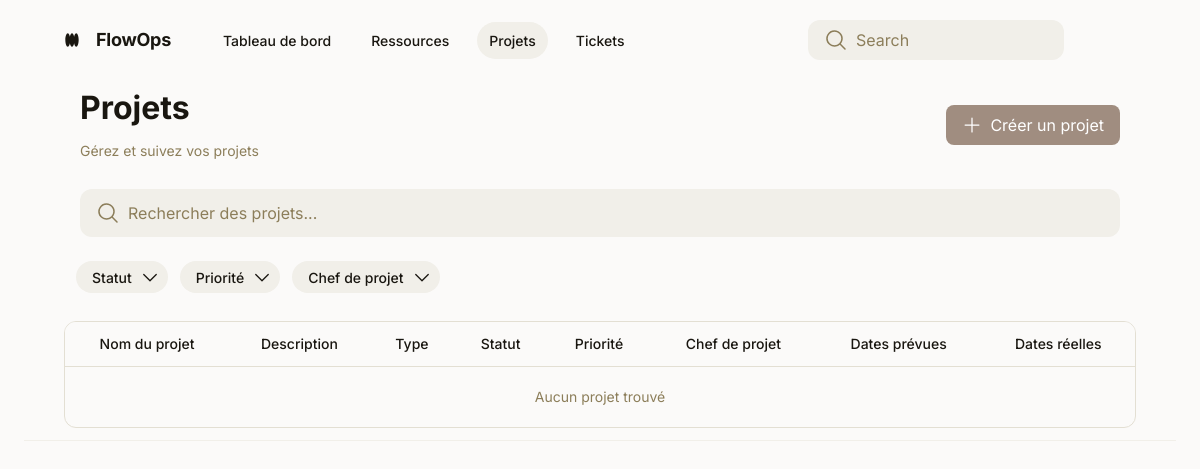
Before: /projects/ (signed in) with the older database file.
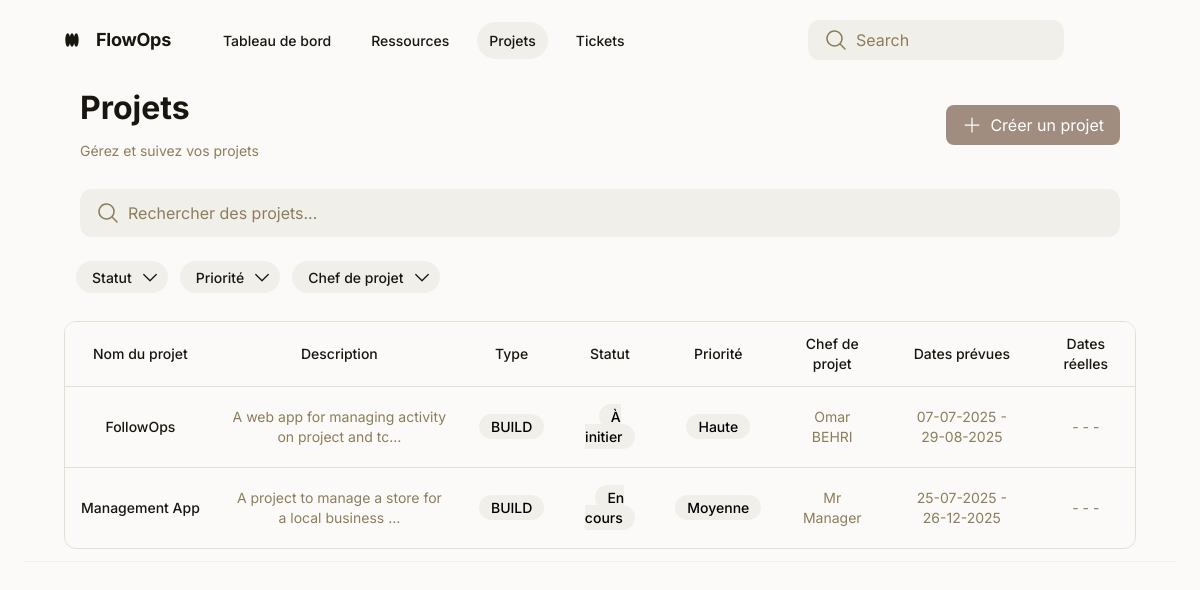
After: the same page with the newer database file.
### projects/models.py (models this page shows)
class Project(models.Model):
    title = models.CharField(max_length=200, verbose_name="Intitulé")
    description = models.TextField(verbose_name="Description détailée")
    type = models.CharField(max_length=20, choices=[
        ('BUILD', 'Projet (BUILD)'),
        ('RUN', 'RUN'),
    ], verbose_name="Type de projet")
    status = models.CharField(max_length=20, choices=[
        ('À initier', 'To init'),
        ('En cours', 'In progress'),
        ('Terminé', 'Finished'),
        ('Suspendu', 'Suspended'),
        ('Annulé', 'Cancelled'),
    ], verbose_name="Statut")
    priority = models.CharField(max_length=20, choices=[
        ('Basse', 'Low'),
        ('Moyenne', 'Medium'),
        ('Haute', 'High'),
        ('Critique', 'Critical'),
    ], verbose_name="Priorité")
    project_manager = models.ForeignKey('ressources.Ressource', on_delete=models.SET_NULL, null=True, blank=True, related_name='project_manager', verbose_name="Chef de projet")
    expected_start_date = models.DateField(verbose_name="Date de début prévue")
    expected_end_date = models.DateField(verbose_name="Date de fin prévue")
    start_date = models.DateField(null=True, blank=True, verbose_name="Date de début réelle")
    end_date = models.DateField(null=True, blank=True, verbose_name="Date de fin réelle")
    members = models.ManyToManyField('ressources.Ressource', related_name='members', verbose_name="Membres du projet")
    estimated_charges = models.IntegerField(verbose_name="Charges estimées (en jours ou heures)")
    progress = models.IntegerField(verbose_name="Avancement (%)")
    tags = models.ManyToManyField('Tag', related_name='projects', verbose_name="Tags ou categories")
    comments = models.ManyToManyField('CommentProject', related_name="project_comments", verbose_name="Commentaires", blank=True)
    created_at = models.DateTimeField(auto_now_add=True)
    updated_at = models.DateTimeField(auto_now=True)

### ressources/models.py (models this page shows)
class Ressource(AbstractUser):
    first_name = models.CharField(max_length=200)
    last_name = models.CharField(max_length=200)
    role = models.CharField(max_length=200)
    skills = models.TextField(blank=True)
    availability_rate = models.IntegerField(null=True, blank=True)
    manager = models.ForeignKey('self', on_delete=models.CASCADE, null=True, blank=True)
    status = models.CharField(max_length=200, choices=[
        ('Stagiaire', 'Stagiaire'),
        ('CDI', 'CDI'),
        ('Prestataire', 'Prestataire'),
        ('Alternant', 'Alternant'),
        ('CDD', 'CDD'),
        ('Autre', 'Autre')
    ])
    appRole = models.CharField(max_length=200, choices=[
        ('ADMIN', 'ADMIN'),
        ('MANAGER', 'MANAGER'),
        ('USER', 'USER')
    ])
    phone_number = models.CharField(max_length=20)
    entry_date = models.DateField(null=True, blank=True)
    location = models.CharField(max_length=200, null=True, blank=True)
    created_at = models.DateTimeField(auto_now_add=True)
    updated_at = models.DateTimeField(auto_now=True)
    email = models.EmailField(unique=True)
    password = models.CharField(max_length=200)
    USERNAME_FIELD = 'email'
    REQUIRED_FIELDS = ['username', 'first_name', 'last_name', 'role', 'status']
    def __str__(self):
        return f"{self.first_name} {self.last_name}"

### projects/views.py (the view)
# urls.py: path('projects/', include('projects.urls')),
@login_required
def projects(request):
    user = request.user
    if user.appRole == 'ADMIN':
        projects = Project.objects.all()
    elif user.appRole == 'MANAGER':
        projects = Project.objects.filter(project_manager=user)
    else:
        projects = Project.objects.filter(members=user)
    status_filter = request.GET.get('status')
    priority_filter = request.GET.get('priority')
    project_manager_filter = request.GET.get('project_manager')
    if status_filter:
        projects = projects.filter(status=status_filter)
    if priority_filter:
        projects = projects.filter(priority=priority_filter)
    if project_manager_filter:
        projects = projects.filter(project_manager=project_manager_filter)
    status_choices = Project._meta.get_field('status').choices
    priority_choices = Project._meta.get_field('priority').choices
    project_managers = Ressource.objects.filter(appRole__in=['ADMIN', 'MANAGER'])
    can_create_project = user.appRole in ['ADMIN', 'MANAGER']
    return render(request, 'projects.html', {
        'projects': projects,
        'can_create_project': can_create_project,
        'status_choices': status_choices,
        'priority_choices': priority_choices,
        'project_managers': project_managers,
        'current_status': status_filter,
        'current_priority': priority_filter,
        'current_project_manager': project_manager_filter
    })

### projects/templates/projects.html (shortened to what this page needs)
<!DOCTYPE html>
<html lang="fr">
<head>
  <script src="https://cdn.tailwindcss.com?plugins=forms,container-queries"></script>
</head>
<body class="relative flex size-full min-h-screen flex-col bg-[#fbfaf9] group/design-root overflow-x-hidden font-['Inter','Noto_Sans',sans-serif]">
  <div class="layout-container flex h-full grow flex-col">
    <div class="w-full px-6 py-2">
      <main class="layout-content-container flex flex-col max-w-full w-full flex-1">
        <header class="flex flex-col border-b border-solid border-b-[#f1efe9] px-10 py-3">
          <div class="flex items-center justify-between whitespace-nowrap pb-3">
            <div class="flex items-center gap-4 text-[#191610] flex-1">
              <div class="size-4">
              </div>
              <h2 class="text-lg font-bold leading-tight tracking-[-0.015em] mr-6">FlowOps</h2>
              <nav class="flex items-center gap-4">
                <a href="/dashboard/" class="nav-link">Tableau de bord</a>
                <a href="/ressources/" class="nav-link">Ressources</a>
                <a href="/projects/" class="nav-link nav-link-active">Projets</a>
                <a href="/tickets/" class="nav-link">Tickets</a>
              </nav>
            </div>
            <div class="flex items-center gap-8">
              <label class="flex flex-col min-w-40 !h-10 max-w-64">
                <div class="flex w-full flex-1 items-stretch rounded-xl h-full">
                  <div class="text-[#8c7e5a] flex border-none bg-[#f1efe9] items-center justify-center pl-4 rounded-l-xl border-r-0">
                    <svg xmlns="http://www.w3.org/2000/svg" width="24px" height="24px" fill="currentColor" viewBox="0 0 256 256"><path d="M229.66,218.34l-50.07-50.06a88.11,88.11,0,1,0-11.31,11.31l50.06,50.07a8,8,0,0,0,11.32-11.32ZM40,112a72,72,0,1,1,72,72A72.08,72.08,0,0,1,40,112Z"></path></svg>
                  </div>
                  <input type="search" placeholder="Search" class="form-input flex w-full min-w-0 flex-1 resize-none overflow-hidden rounded-xl text-[#191610] focus:outline-0 focus:ring-0 border-none bg-[#f1efe9] focus:border-none h-full placeholder:text-[#8c7e5a] px-4 rounded-l-none border-l-0 pl-2 text-base font-normal leading-normal">
                </div>
              </label>
              <div class="bg-center bg-no-repeat aspect-square bg-cover rounded-full size-10" style='background-image: url("https://lh3.googleusercontent.com/aida-public/AB6AXuCClaZNla2VNHXuP4EEYYlG4LkZLwYibWSxw8yzb3jGydK81D_AXUYkIFyinil-dc9nLIixSFYOYTnTHhPAgW7Rgol2xKBCRitPsQZieVpCouNpxeaDA1OI7g0YrTegaV3O8LYbFYa020XTuVl2BUh_ogXINAaMYgvy-Qf1gW_EwpSjARgbbgSpHrUHu2-NSkSyN6Hsnj4AV2VMoOKK1uqlaP9nCYh3DoUd0lAswDohEnIfDQFAkaDKUBLhl05fMAHKUp8zap8Bqv4")'></div>
            </div>
          </div>
        <div class="flex flex-wrap justify-between gap-3 p-4">
          <div class="flex min-w-72 flex-col gap-3">
            <p class="text-[#191610] tracking-light text-[32px] font-bold leading-tight">Projets</p>
            <p class="text-[#8c7e5a] text-sm font-normal leading-normal">Gérez et suivez vos projets</p>
          </div>
          {% if can_create_project %}
          <div class="flex items-center">
            <a href="{% url 'create_project' %}" class="flex items-center justify-center gap-2 rounded-lg bg-[#A08D80] px-4 py-2 text-white hover:bg-[#8a7a6e] transition-colors">
              <svg xmlns="http://www.w3.org/2000/svg" width="20" height="20" fill="currentColor" viewBox="0 0 256 256"><path d="M224,128a8,8,0,0,1-8,8H136v80a8,8,0,0,1-16,0V136H40a8,8,0,0,1,0-16h80V40a8,8,0,0,1,16,0v80h80A8,8,0,0,1,224,128Z"></path></svg>
              Créer un projet
            </a>
          </div>
          {% endif %}
        </div>
        <div class="px-4 py-3">
          <label class="flex flex-col min-w-40 h-12 w-full">
            <div class="flex w-full flex-1 items-stretch rounded-xl h-full">
              <div class="text-[#8c7e5a] flex border-none bg-[#f1efe9] items-center justify-center pl-4 rounded-l-xl border-r-0">
                <svg xmlns="http://www.w3.org/2000/svg" width="24px" height="24px" fill="currentColor" viewBox="0 0 256 256"><path d="M229.66,218.34l-50.07-50.06a88.11,88.11,0,1,0-11.31,11.31l50.06,50.07a8,8,0,0,0,11.32-11.32ZM40,112a72,72,0,1,1,72,72A72.08,72.08,0,0,1,40,112Z"></path></svg>
              </div>
              <input type="search" id="search-input" placeholder="Rechercher des projets..." class="form-input flex w-full min-w-0 flex-1 resize-none overflow-hidden rounded-xl text-[#333] focus:outline-0 focus:ring-0 border-none bg-[#f1efe9] focus:border-none h-full placeholder:text-[#8c7e5a] px-4 rounded-l-none border-l-0 pl-2 text-base font-normal leading-normal">
            </div>
          </label>
        </div>
        <div class="flex gap-3 p-3 flex-wrap pr-4">
          <form id="filter-form" method="get" action="{% url 'projects' %}" class="flex gap-3 flex-wrap">
            <div class="relative inline-block">
              <button type="button" id="status-dropdown-btn" class="flex h-8 shrink-0 items-center justify-center gap-x-2 rounded-full bg-[#f1efe9] pl-4 pr-2 text-[#191610] text-sm font-medium leading-normal {% if current_status %}bg-[#e3dfd3]{% endif %}">
                Statut {% if current_status %}({{ current_status }}){% endif %}
                <svg xmlns="http://www.w3.org/2000/svg" width="20px" height="20px" fill="currentColor" viewBox="0 0 256 256"><path d="M213.66,101.66l-80,80a8,8,0,0,1-11.32,0l-80-80A8,8,0,0,1,53.66,90.34L128,164.69l74.34-74.35a8,8,0,0,1,11.32,11.32Z"></path></svg>
              </button>
            </div>
            <div class="relative inline-block">
              <button type="button" id="priority-dropdown-btn" class="flex h-8 shrink-0 items-center justify-center gap-x-2 rounded-full bg-[#f1efe9] pl-4 pr-2 text-[#191610] text-sm font-medium leading-normal {% if current_priority %}bg-[#e3dfd3]{% endif %}">
                Priorité {% if current_priority %}({{ current_priority }}){% endif %}
                <svg xmlns="http://www.w3.org/2000/svg" width="20px" height="20px" fill="currentColor" viewBox="0 0 256 256"><path d="M213.66,101.66l-80,80a8,8,0,0,1-11.32,0l-80-80A8,8,0,0,1,53.66,90.34L128,164.69l74.34-74.35a8,8,0,0,1,11.32,11.32Z"></path></svg>
              </button>
            </div>
            <div class="relative inline-block">
              <button type="button" id="project-manager-dropdown-btn" class="flex h-8 shrink-0 items-center justify-center gap-x-2 rounded-full bg-[#f1efe9] pl-4 pr-2 text-[#191610] text-sm font-medium leading-normal {% if current_project_manager %}bg-[#e3dfd3]{% endif %}">
                Chef de projet {% if current_project_manager %}({{ current_project_manager }}){% endif %}
                <svg xmlns="http://www.w3.org/2000/svg" width="20px" height="20px" fill="currentColor" viewBox="0 0 256 256"><path d="M213.66,101.66l-80,80a8,8,0,0,1-11.32,0l-80-80A8,8,0,0,1,53.66,90.34L128,164.69l74.34-74.35a8,8,0,0,1,11.32,11.32Z"></path></svg>
              </button>
            </div>
          </form>
        </div>
      <div class="mt-4 w-full overflow-x-auto">
        <div class="overflow-hidden rounded-xl border border-[#e3dfd3]">
          <table class="min-w-full border-collapse text-sm">
            <thead>
              <tr class="bg-[#fbfaf9] text-left text-[#191610]">
                <th class="px-4 py-3 font-medium text-center">Nom du projet</th>
                <th class="px-4 py-3 font-medium text-center">Description</th>
                <th class="px-4 py-3 font-medium text-center">Type</th>
                <th class="px-4 py-3 font-medium text-center">Statut</th>
                <th class="px-4 py-3 font-medium text-center">Priorité</th>
                <th class="px-4 py-3 font-medium text-center">Chef de projet</th>
                <th class="px-4 py-3 font-medium text-center">Dates prévues</th>
                <th class="px-4 py-3 font-medium text-center">Dates réelles</th>
              </tr>
            </thead>
            <tbody id="projects-table-body">
              {% for project in projects %}
              <tr class="border-t border-t-[#e3dfd3]">
                <td class="whitespace-nowrap px-4 py-5 font-medium text-center">
                  <a href="{% url 'projectDetails' project.id %}" class="text-[#191610] hover:underline">{{ project.title }}</a>
                </td>
                <td class="px-4 py-5 text-[#8c7e5a] text-center">{{ project.description|truncatechars:50 }}</td>
                <td class="px-4 py-5 text-center"><span class="rounded-full bg-[#f1efe9] px-3 py-1 text-sm font-medium">{{ project.type }}</span></td>
                <td class="status-cell px-4 py-5 text-center"><span class="rounded-full bg-[#f1efe9] px-3 py-1 text-sm font-medium">{{ project.status }}</span></td>
                <td class="px-4 py-5 text-center"><span class="rounded-full bg-[#f1efe9] px-3 py-1 text-sm font-medium">{{ project.priority }}</span></td>
                <td class="px-4 py-5 text-[#8c7e5a] text-center">{{ project.project_manager }}</td>
                <td class="px-4 py-5 text-[#8c7e5a] text-center">{{ project.expected_start_date|date:"d-m-Y" }} - {{ project.expected_end_date|date:"d-m-Y" }}</td>
                <td class="px-4 py-5 text-[#8c7e5a] text-center">
                  {% if project.start_date %}{{ project.start_date|date:"d-m-Y" }}{% else %}-{% endif %} -
                  {% if project.end_date %}{{ project.end_date|date:"d-m-Y" }}{% else %}-{% endif %}
                </td>
              </tr>
              {% empty %}
              <tr class="border-t border-t-[#e3dfd3]">
                <td colspan="8" class="px-4 py-5 text-center text-[#8c7e5a]">Aucun projet trouvé</td>
              </tr>
              {% endfor %}
            </tbody>
          </table>
        </div>
      </div>
    </header>
    </main>
    </div>
  </div>
</body>
</html>

### projects/templates/projects.html (style rules this page uses)
:root { --primary-color: #A08D80; --secondary-color: #D4CCC1; --text-color-dark: #3F3C3A; --text-color-medium: #6E6864; --text-color-light: #9C9591; --bg-light: #FBF9F7; --bg-white: #FFFFFF; --border-color: #EBE5E0; --status-active-bg: #EAE6DF; --status-active-text: #6E6864; --status-inactive-bg: #F7EAE3; --status-inactive-text: #A08D80; --nav-link-color: #191610; --nav-link-hover-bg: #f1efe9; --nav-link-active-bg: #f1efe9; --nav-link-active-color: #191610; --button-bg-light: #F0EDE9; --shadow-light: rgba(0, 0, 0, 0.03); }
.nav-link { display: flex; align-items: center; gap: 0.5rem; padding: 0.5rem 0.75rem; color: var(--nav-link-color); font-size: 0.875rem; font-weight: 500; border-radius: 9999px; transition: background-color 0.2s ease, color 0.2s ease; white-space: nowrap; }
.nav-link-active { background-color: var(--nav-link-active-bg); color: var(--nav-link-active-color); }

Changed rows visible on the page:
added Project: title "FollowOps", description "A web app for managing activity on project and tc…", type "BUILD", status "À initier", priority "Haute", project_manager "Omar BEHRI", expected_start_date "07-07-2025", expected_end_date "29-08-2025"
added Project: title "Management App", description "A project to manage a store for a local business …", type "BUILD", status "En cours", priority "Moyenne", project_manager "Mr Manager", expected_start_date "25-07-2025", expected_end_date "26-12-2025"
Other visible differences:
text no longer shown: "Aucun projet trouvé"
